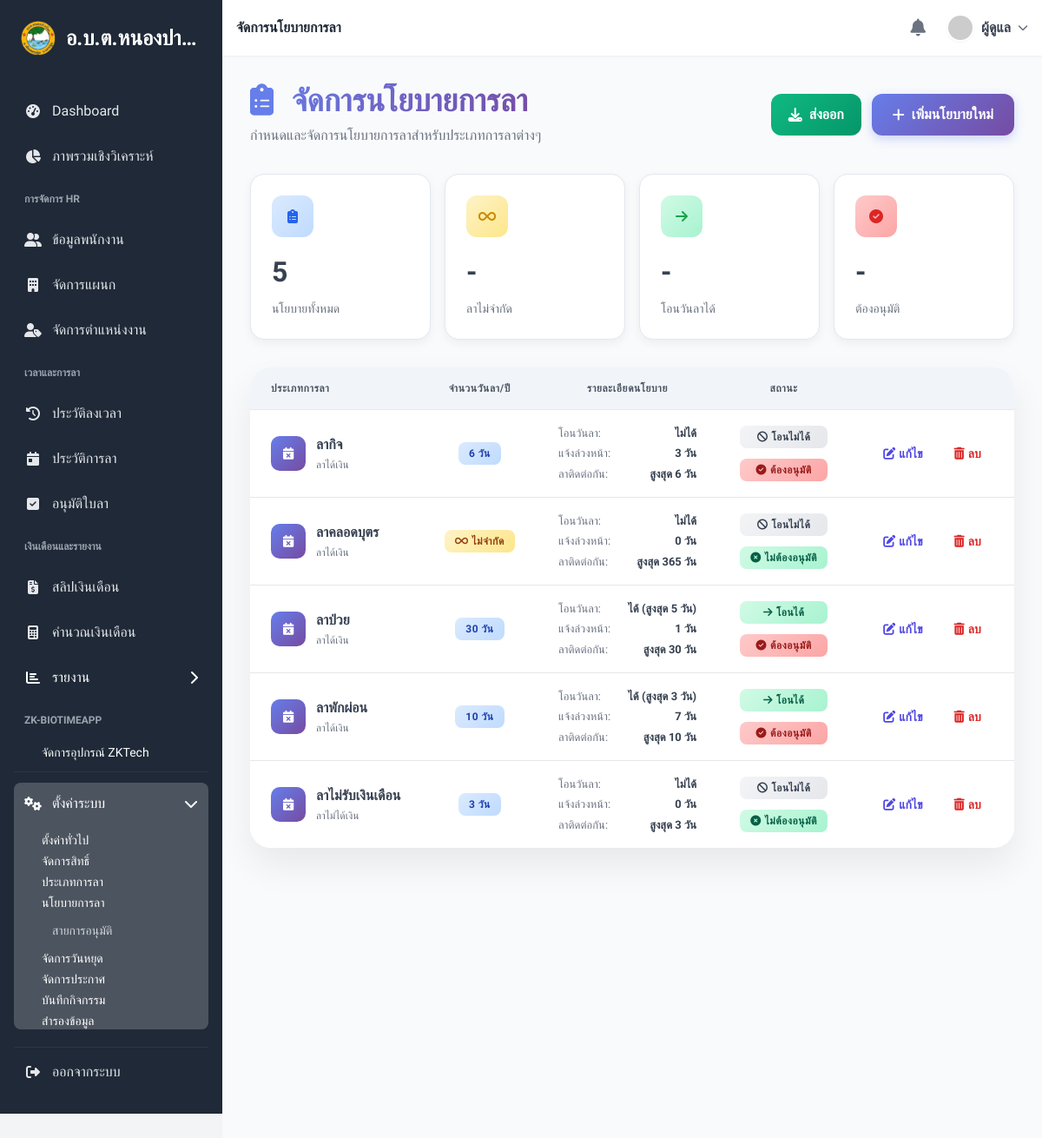
The page /leavepolicy (signed in) on the database its author committed.
### tables this page shows
CREATE TABLE `leave_policies`  (
  `id` int NOT NULL AUTO_INCREMENT,
  `leave_type_id` int NOT NULL,
  `days_allowed_per_year` int NOT NULL DEFAULT 0 COMMENT 'จำนวนวันลาที่อนุญาตต่อปี (0 = ไม่จำกัด)',
  `is_unlimited` tinyint(1) NOT NULL DEFAULT 0 COMMENT 'ลาได้ไม่จำกัดวัน (1 = ไม่จำกัด, 0 = จำกัด)',
  `can_be_carried_over` tinyint(1) NOT NULL DEFAULT 0 COMMENT 'สามารถโอนวันลาไปปีถัดไปได้ (1 = ได้, 0 = ไม่ได้)',
  `max_carry_over_days` int NOT NULL DEFAULT 0 COMMENT 'จำนวนวันลาสูงสุดที่โอนได้',
  `min_notice_days` int NOT NULL DEFAULT 1 COMMENT 'จำนวนวันขั้นต่ำที่ต้องแจ้งล่วงหน้า',
  `max_consecutive_days` int NOT NULL DEFAULT 30 COMMENT 'จำนวนวันสูงสุดที่ลาติดต่อกันได้',
  `requires_approval` tinyint(1) NOT NULL DEFAULT 1 COMMENT 'ต้องการการอนุมัติ (1 = ต้อง, 0 = ไม่ต้อง)',
  `description` text NULL COMMENT 'รายละเอียดและข้อกำหนดพิเศษ',
  `created_at` timestamp NOT NULL DEFAULT current_timestamp,
  `updated_at` timestamp NOT NULL DEFAULT current_timestamp ON UPDATE CURRENT_TIMESTAMP,
  PRIMARY KEY (`id`) USING BTREE,
  UNIQUE INDEX `uk_leave_policies_leave_type`(`leave_type_id`) USING BTREE,
  INDEX `idx_leave_policies_unlimited`(`is_unlimited`) USING BTREE,
  INDEX `idx_leave_policies_carry_over`(`can_be_carried_over`) USING BTREE,
  INDEX `idx_leave_policies_approval`(`requires_approval`) USING BTREE,
  INDEX `idx_leave_policies_created_at`(`created_at`) USING BTREE,
  INDEX `idx_leave_policies_updated_at`(`updated_at`) USING BTREE,
  CONSTRAINT `fk_leave_policies_leave_type` FOREIGN KEY (`leave_type_id`) REFERENCES `leave_types` (`id`) ON DELETE CASCADE ON UPDATE CASCADE
);

CREATE TABLE `leave_types`  (
  `id` int NOT NULL AUTO_INCREMENT,
  `name` varchar(100) NOT NULL,
  `max_days_per_year` int NOT NULL DEFAULT 0,
  `is_paid` tinyint(1) NULL DEFAULT 1,
  `created_at` timestamp NOT NULL DEFAULT current_timestamp,
  `updated_at` timestamp NOT NULL DEFAULT current_timestamp ON UPDATE CURRENT_TIMESTAMP,
  PRIMARY KEY (`id`) USING BTREE
);

### controllers/LeavePolicyController.php (called while the page is built, shortened)
<?php
require_once __DIR__ . '/../config/database.php';
require_once __DIR__ . '/../models/LeavePolicy.php';
class LeavePolicyController
{
    private $leavePolicy;
    public function __construct()
    {
        $database = new Database();
        $this->db = $database->getConnection();
        $this->leavePolicy = new LeavePolicy($this->db);
    }
    public function index()
    {
        try {
            $stmt = $this->leavePolicy->readAll();
            $num = $stmt->rowCount();
            $page_title = 'จัดการนโยบายการลา';
            require_once __DIR__ . '/../views/settings/leave_policies/index.php';
        } catch (Exception $e) {
            error_log("Error in LeavePolicyController::index(): " . $e->getMessage());
            $_SESSION['error_message'] = 'เกิดข้อผิดพลาดในการโหลดข้อมูล';
            header('Location: ' . BASE_URL . '/dashboard');
            exit();
        }
    }
}
?>

### config/database.php (called while the page is built, shortened)
<?php
class Database {
    private $host = "localhost";
    private $db_name = "hrm_nongpaklong";
    private $username = "root";
    private $password = "";
    public function getConnection() {
        $this->conn = null;
        try {
            $this->conn = new PDO("mysql:host=" . $this->host . ";dbname=" . $this->db_name, $this->username, $this->password);
            $this->conn->exec("set names utf8");
            $this->conn->setAttribute(PDO::ATTR_ERRMODE, PDO::ERRMODE_EXCEPTION);
        } catch (PDOException $exception) {
            echo "Connection error: " . $exception->getMessage();
            die();
        }
        return $this->conn;
    }
}

### models/LeavePolicy.php (called while the page is built, shortened)
<?php
class LeavePolicy
{
    private $conn;
    private $table_name = "leave_policies";
    public function __construct($db)
    {
        $this->conn = $db;
    }
    public function readAll()
    {
        $query = "SELECT
                    lp.*,
                    lt.name as leave_type_name,
                    lt.is_paid
                  FROM " . $this->table_name . " lp
                  LEFT JOIN leave_types lt ON lp.leave_type_id = lt.id
                  ORDER BY lt.name ASC";
        $stmt = $this->conn->prepare($query);
        $stmt->execute();
        return $stmt;
    }
}
?>

### models/Setting.php (called while the page is built, shortened)
<?php
class Setting {
    private $conn;
    private $table_name = "system_settings";
    public function __construct($db) {
        $this->conn = $db;
    }
    public function getSimpleSettings() {
        $settings = [];
        $query = "SELECT setting_key, setting_value FROM " . $this->table_name;
        try {
            $stmt = $this->conn->prepare($query);
            $stmt->execute();
            while ($row = $stmt->fetch(PDO::FETCH_ASSOC)) {
                $settings[$row['setting_key']] = $row['setting_value'];
            }
        } catch (PDOException $e) {
            error_log("Error getting simple settings: " . $e->getMessage());
        }
        return $settings;
    }
}
?>

### views/settings/leave_policies/index.php (the view, shortened to what this page needs)
<?php
require_once __DIR__ . '/../../layouts/header.php';
?>
<?php require_once __DIR__ . '/../../layouts/sidebar.php'; ?>
<main class="flex-1 p-4 sm:p-6 lg:p-8 bg-slate-50 min-h-screen">
    <div class="floating-header">
        <div>
            <h1 class="text-3xl md:text-4xl font-bold section-header">
                <i class="fas fa-clipboard-list mr-3" style="-webkit-text-fill-color: #667eea;"></i>
                <?php echo htmlspecialchars($page_title ?? 'จัดการนโยบายการลา'); ?>
            </h1>
            <p class="text-gray-500 mt-2">กำหนดและจัดการนโยบายการลาสำหรับประเภทการลาต่างๆ</p>
        </div>
        <div class="header-actions">
            <a href="<?php echo BASE_URL; ?>/leavepolicies/export" class="btn-export" title="ส่งออกข้อมูล">
                <i class="fas fa-download mr-2"></i>
                ส่งออก
            </a>
            <a href="<?php echo BASE_URL; ?>/leavepolicies/create" class="btn-primary">
                <i class="fas fa-plus mr-2"></i>
                เพิ่มนโยบายใหม่
            </a>
        </div>
    </div>
    <div class="stats-cards">
        <div class="stat-card">
            <div class="stat-card-icon" style="background: linear-gradient(135deg, #dbeafe 0%, #bfdbfe 100%);">
                <i class="fas fa-clipboard-list text-blue-600"></i>
            </div>
            <div class="stat-card-value" id="total-policies">
                <?php echo $num ?? 0; ?>
            </div>
            <div class="stat-card-label">นโยบายทั้งหมด</div>
        </div>
        <div class="stat-card">
            <div class="stat-card-icon" style="background: linear-gradient(135deg, #fef3c7 0%, #fde68a 100%);">
                <i class="fas fa-infinity text-yellow-600"></i>
            </div>
            <div class="stat-card-value" id="unlimited-policies">-</div>
            <div class="stat-card-label">ลาไม่จำกัด</div>
        </div>
        <div class="stat-card">
            <div class="stat-card-icon" style="background: linear-gradient(135deg, #d1fae5 0%, #a7f3d0 100%);">
                <i class="fas fa-arrow-right text-green-600"></i>
            </div>
            <div class="stat-card-value" id="carry-over-policies">-</div>
            <div class="stat-card-label">โอนวันลาได้</div>
        </div>
        <div class="stat-card">
            <div class="stat-card-icon" style="background: linear-gradient(135deg, #fecaca 0%, #fca5a5 100%);">
                <i class="fas fa-check-circle text-red-600"></i>
            </div>
            <div class="stat-card-value" id="approval-policies">-</div>
            <div class="stat-card-label">ต้องอนุมัติ</div>
        </div>
    </div>
    <div class="table-container">
        <div class="overflow-x-auto">
            <table class="min-w-full divide-y divide-gray-200">
                <thead class="bg-slate-100">
                    <tr>
                        <th scope="col" class="px-6 py-4 text-left text-xs font-semibold text-gray-600 uppercase tracking-wider">
                            ประเภทการลา
                        </th>
                        <th scope="col" class="px-6 py-4 text-center text-xs font-semibold text-gray-600 uppercase tracking-wider">
                            จำนวนวันลา/ปี
                        </th>
                        <th scope="col" class="px-6 py-4 text-center text-xs font-semibold text-gray-600 uppercase tracking-wider">
                            รายละเอียดนโยบาย
                        </th>
                        <th scope="col" class="px-6 py-4 text-center text-xs font-semibold text-gray-600 uppercase tracking-wider">
                            สถานะ
                        </th>
                        <th scope="col" class="relative px-6 py-3">
                        </th>
                    </tr>
                </thead>
                <tbody class="bg-white divide-y divide-gray-200">
                    <?php if (isset($num) && $num > 0 && isset($stmt) && $stmt !== null): ?>
                        <?php while ($row = $stmt->fetch(PDO::FETCH_ASSOC)): ?>
                            <tr class="hover:bg-slate-50 transition-colors duration-200">
                                <td class="px-6 py-4 whitespace-nowrap">
                                    <div class="leave-type-info">
                                        <div class="leave-type-icon" style="background: linear-gradient(135deg, #667eea 0%, #764ba2 100%);">
                                            <i class="fas fa-calendar-times text-white text-sm"></i>
                                        </div>
                                        <div class="leave-type-details">
                                            <div class="leave-type-name">
                                                <?php echo htmlspecialchars($row['leave_type_name']); ?>
                                            </div>
                                            <div class="leave-type-status">
                                                <?php echo $row['is_paid'] ? 'ลาได้เงิน' : 'ลาไม่ได้เงิน'; ?>
                                            </div>
                                        </div>
                                    </div>
                                </td>
                                <td class="px-6 py-4 whitespace-nowrap text-center">
                                    <?php if ($row['is_unlimited']): ?>
                                        <span class="policy-badge badge-unlimited">
                                            <i class="fas fa-infinity mr-1"></i>ไม่จำกัด
                                        </span>
                                    <?php else: ?>
                                        <span class="policy-badge badge-limited">
                                            <?php echo $row['days_allowed_per_year']; ?> วัน
                                        </span>
                                    <?php endif; ?>
                                </td>
                                <td class="px-6 py-4">
                                    <div class="policy-details">
                                        <div class="policy-row">
                                            <span class="policy-label">โอนวันลา:</span>
                                            <span class="policy-value">
                                                <?php if ($row['can_be_carried_over']): ?>
                                                    ได้ (สูงสุด <?php echo $row['max_carry_over_days']; ?> วัน)
                                                <?php else: ?>
                                                    ไม่ได้
                                                <?php endif; ?>
                                            </span>
                                        </div>
                                        <div class="policy-row">
                                            <span class="policy-label">แจ้งล่วงหน้า:</span>
                                            <span class="policy-value"><?php echo $row['min_notice_days']; ?> วัน</span>
                                        </div>
                                        <div class="policy-row">
                                            <span class="policy-label">ลาติดต่อกัน:</span>
                                            <span class="policy-value">สูงสุด <?php echo $row['max_consecutive_days']; ?> วัน</span>
                                        </div>
                                    </div>
                                </td>
                                <td class="px-6 py-4 whitespace-nowrap text-center">
                                    <div class="flex flex-col gap-2">
                                        <?php if ($row['can_be_carried_over']): ?>
                                            <span class="policy-badge badge-carry-over">
                                                <i class="fas fa-arrow-right mr-1"></i>โอนได้
                                            </span>
                                        <?php else: ?>
                                            <span class="policy-badge badge-no-carry-over">
                                                <i class="fas fa-ban mr-1"></i>โอนไม่ได้
                                            </span>
                                        <?php endif; ?>
                                        <?php if ($row['requires_approval']): ?>
                                            <span class="policy-badge badge-approval">
                                                <i class="fas fa-check-circle mr-1"></i>ต้องอนุมัติ
                                            </span>
                                        <?php else: ?>
                                            <span class="policy-badge badge-no-approval">
                                                <i class="fas fa-times-circle mr-1"></i>ไม่ต้องอนุมัติ
                                            </span>
                                        <?php endif; ?>
                                    </div>
                                </td>
                                <td class="px-6 py-4 whitespace-nowrap text-right text-sm font-medium">
                                    <div class="flex justify-center items-center space-x-2">
                                        <a href="<?php echo BASE_URL; ?>/leavepolicies/edit/<?php echo htmlspecialchars($row['id']); ?>"
                                           class="table-action-link"
                                           title="แก้ไขนโยบาย">
                                            <i class="fas fa-edit mr-1"></i>
                                            แก้ไข
                                        </a>
                                        <form action="<?php echo BASE_URL; ?>/leavepolicies/destroy/<?php echo htmlspecialchars($row['id']); ?>"
                                              method="POST"
                                              class="inline-block"
                                              onsubmit="return confirm('คุณแน่ใจหรือไม่ที่จะลบนโยบายการลา &quot;<?php echo htmlspecialchars(addslashes($row['leave_type_name'])); ?>&quot;?\n\nการลบจะไม่สามารถกู้คืนได้');">
                                            <button type="submit"
                                                    class="table-action-delete bg-transparent border-none cursor-pointer"
                                                    title="ลบนโยบาย">
                                                <i class="fas fa-trash-alt mr-1"></i>
                                                ลบ
                                            </button>
                                        </form>
                                    </div>
                                </td>
                            </tr>
                        <?php endwhile; ?>
                    <?php endif; ?>
                </tbody>
            </table>
        </div>
    </div>
</main>
<?php require_once __DIR__ . '/../../layouts/footer.php'; ?>

### rows shown on the page
leave_policies: leave_type.name "ลากิจ", shows "ลาได้เงิน", days_allowed_per_year "6", can_be_carried_over "ไม่ได้", min_notice_days "3", max_consecutive_days "6", requires_approval 1 (drawn)
leave_policies: leave_type.name "ลาคลอดบุตร", shows "ลาได้เงิน", is_unlimited 1 (drawn), can_be_carried_over "ไม่ได้", min_notice_days "0", max_consecutive_days "365", requires_approval 0 (drawn)
leave_policies: leave_type.name "ลาป่วย", shows "ลาได้เงิน", days_allowed_per_year "30", max_carry_over_days "5", min_notice_days "1", max_consecutive_days "30", can_be_carried_over 1 (drawn), requires_approval 1 (drawn)
leave_policies: leave_type.name "ลาพักผ่อน", shows "ลาได้เงิน", days_allowed_per_year "10", max_carry_over_days "3", min_notice_days "7", max_consecutive_days "10", can_be_carried_over 1 (drawn), requires_approval 1 (drawn)
leave_policies: leave_type.name "ลาไม่รับเงินเดือน", shows "ลาไม่ได้เงิน", days_allowed_per_year "3", can_be_carried_over "ไม่ได้", min_notice_days "0", max_consecutive_days "3", requires_approval 0 (drawn)

### other values the page prints
$org_name "อ.บ.ต.หนองปา…"
$page_title "จัดการนโยบายการลา"
$_SESSION['user_name'] "ผู้ดูแล"
$num "5"
